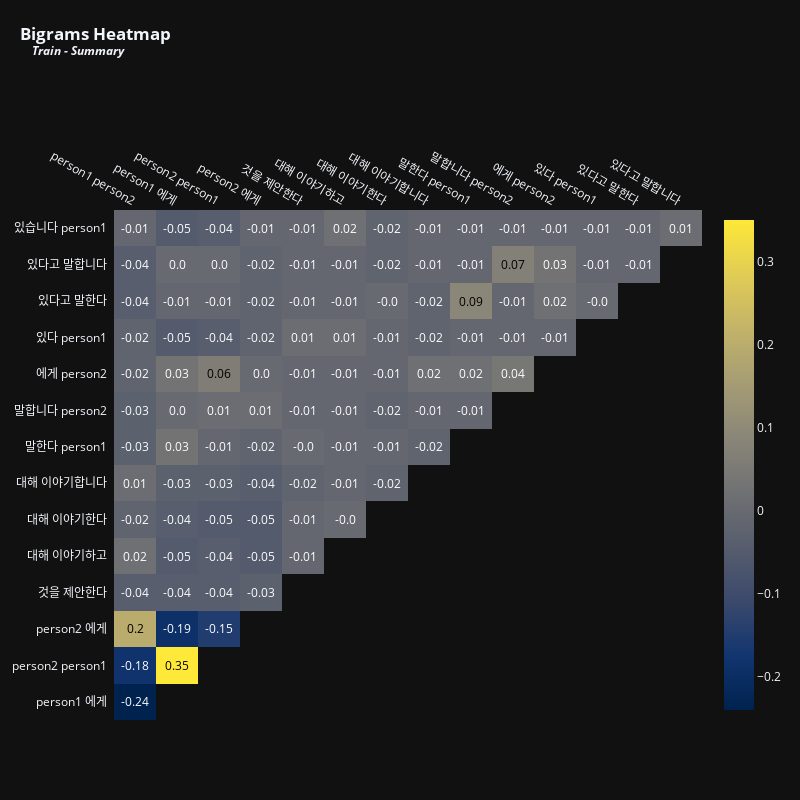

The notebook cell saved with this chart:
### Markdown cell above
다시 한번 말하지만, 상관관계는 그다지 강하지 않습니다. 그럼에도 불구하고 "있나요 Person1", "있습니다 person2"와 같이 함께 있으면 합리적으로 보이는 몇 가지 쌍을 볼 수 있습니다.

### Code cell
vectorizer = TfidfVectorizer(max_features = 15,ngram_range = (2,2)) # Top 15 terms
x = vectorizer.fit_transform(train['summary'].fillna(''))
df_tfidfvect = pd.DataFrame(x.toarray(), columns=vectorizer.get_feature_names_out())
plot_correlation(df_tfidfvect, 'Bigrams', 'Train - Summary', 800, 800, 12)

### Figure 1 — Plotly figure (JSON) as saved in the notebook; plotly's stock layout.template omitted (floating-point values rounded to 4 significant figures)
{"data": [{"colorscale": [[0, "#00224e"], [0.1111, "#123570"], [0.2222, "#3b496c"], [0.3333, "#575d6d"], [0.4444, "#707173"], [0.5556, "#8a8678"], [0.6667, "#a59c74"], [0.7778, "#c3b369"], [0.8889, "#e1cc55"], [1, "#fee838"]], "reversescale": false, "showscale": false, "type": "heatmap", "x": ["person1 person2", "person1 에게", "person2 person1", "person2 에게", "것을 제안한다", "대해 이야기하고", "대해 이야기한다", "대해 이야기합니다", "말한다 person1", "말합니다 person2", "에게 person2", "있다 person1", "있다고 말한다", "있다고 말합니다"], "y": ["있습니다 person1", "있다고 말합니다", "있다고 말한다", "있다 person1", "에게 person2", "말합니다 person2", "말한다 person1", "대해 이야기합니다", "대해 이야기한다", "대해 이야기하고", "것을 제안한다", "person2 에게", "person2 person1", "person1 에게"], "z": [[-0.01, -0.05, -0.04, -0.01, -0.01, 0.02, -0.02, -0.01, -0.01, -0.01, -0.01, -0.01, -0.01, 0.01], [-0.04, 0, 0, -0.02, -0.01, -0.01, -0.02, -0.01, -0.01, 0.07, 0.03, -0.01, -0.01], [-0.04, -0.01, -0.01, -0.02, -0.01, -0.01, 0, -0.02, 0.09, -0.01, 0.02, 0], [-0.02, -0.05, -0.04, -0.02, 0.01, 0.01, -0.01, -0.02, -0.01, -0.01, -0.01], [-0.02, 0.03, 0.06, 0, -0.01, -0.01, -0.01, 0.02, 0.02, 0.04], [-0.03, 0, 0.01, 0.01, -0.01, -0.01, -0.02, -0.01, -0.01], [-0.03, 0.03, -0.01, -0.02, 0, -0.01, -0.01, -0.02], [0.01, -0.03, -0.03, -0.04, -0.02, -0.01, -0.02], [-0.02, -0.04, -0.05, -0.05, -0.01, 0], [0.02, -0.05, -0.04, -0.05, -0.01], [-0.04, -0.04, -0.04, -0.03], [0.2, -0.19, -0.15], [-0.18, 0.35], [-0.24]]}, {"colorscale": [[0, "#00224e"], [0.1111, "#123570"], [0.2222, "#3b496c"], [0.3333, "#575d6d"], [0.4444, "#707173"], [0.5556, "#8a8678"], [0.6667, "#a59c74"], [0.7778, "#c3b369"], [0.8889, "#e1cc55"], [1, "#fee838"]], "showscale": true, "type": "heatmap", "visible": true, "z": [[-0.01, -0.05, -0.04, -0.01, -0.01, 0.02, -0.02, -0.01, -0.01, -0.01, -0.01, -0.01, -0.01, 0.01], [-0.04, 0, 0, -0.02, -0.01, -0.01, -0.02, -0.01, -0.01, 0.07, 0.03, -0.01, -0.01], [-0.04, -0.01, -0.01, -0.02, -0.01, -0.01, 0, -0.02, 0.09, -0.01, 0.02, 0], [-0.02, -0.05, -0.04, -0.02, 0.01, 0.01, -0.01, -0.02, -0.01, -0.01, -0.01], [-0.02, 0.03, 0.06, 0, -0.01, -0.01, -0.01, 0.02, 0.02, 0.04], [-0.03, 0, 0.01, 0.01, -0.01, -0.01, -0.02, -0.01, -0.01], [-0.03, 0.03, -0.01, -0.02, 0, -0.01, -0.01, -0.02], [0.01, -0.03, -0.03, -0.04, -0.02, -0.01, -0.02], [-0.02, -0.04, -0.05, -0.05, -0.01, 0], [0.02, -0.05, -0.04, -0.05, -0.01], [-0.04, -0.04, -0.04, -0.03], [0.2, -0.19, -0.15], [-0.18, 0.35], [-0.24]]}], "layout": {"annotations": [{"font": {"color": "#FFFFFF", "size": 12}, "showarrow": false, "text": "-0.01", "x": "person1 person2", "xref": "x", "y": "있습니다 person1", "yref": "y"}, {"font": {"color": "#FFFFFF", "size": 12}, "showarrow": false, "text": "-0.05", "x": "person1 에게", "xref": "x", "y": "있습니다 person1", "yref": "y"}, {"font": {"color": "#FFFFFF", "size": 12}, "showarrow": false, "text": "-0.04", "x": "person2 person1", "xref": "x", "y": "있습니다 person1", "yref": "y"}, {"font": {"color": "#FFFFFF", "size": 12}, "showarrow": false, "text": "-0.01", "x": "person2 에게", "xref": "x", "y": "있습니다 person1", "yref": "y"}, {"font": {"color": "#FFFFFF", "size": 12}, "showarrow": false, "text": "-0.01", "x": "것을 제안한다", "xref": "x", "y": "있습니다 person1", "yref": "y"}, {"font": {"color": "#FFFFFF", "size": 12}, "showarrow": false, "text": "0.02", "x": "대해 이야기하고", "xref": "x", "y": "있습니다 person1", "yref": "y"}, {"font": {"color": "#FFFFFF", "size": 12}, "showarrow": false, "text": "-0.02", "x": "대해 이야기한다", "xref": "x", "y": "있습니다 person1", "yref": "y"}, {"font": {"color": "#FFFFFF", "size": 12}, "showarrow": false, "text": "-0.01", "x": "대해 이야기합니다", "xref": "x", "y": "있습니다 person1", "yref": "y"}, {"font": {"color": "#FFFFFF", "size": 12}, "showarrow": false, "text": "-0.01", "x": "말한다 person1", "xref": "x", "y": "있습니다 person1", "yref": "y"}, {"font": {"color": "#FFFFFF", "size": 12}, "showarrow": false, "text": "-0.01", "x": "말합니다 person2", "xref": "x", "y": "있습니다 person1", "yref": "y"}, {"font": {"color": "#FFFFFF", "size": 12}, "showarrow": false, "text": "-0.01", "x": "에게 person2", "xref": "x", "y": "있습니다 person1", "yref": "y"}, {"font": {"color": "#FFFFFF", "size": 12}, "showarrow": false, "text": "-0.01", "x": "있다 person1", "xref": "x", "y": "있습니다 person1", "yref": "y"}, {"font": {"color": "#FFFFFF", "size": 12}, "showarrow": false, "text": "-0.01", "x": "있다고 말한다", "xref": "x", "y": "있습니다 person1", "yref": "y"}, {"font": {"color": "#FFFFFF", "size": 12}, "showarrow": false, "text": "0.01", "x": "있다고 말합니다", "xref": "x", "y": "있습니다 person1", "yref": "y"}, {"font": {"color": "#FFFFFF", "size": 12}, "showarrow": false, "text": "-0.04", "x": "person1 person2", "xref": "x", "y": "있다고 말합니다", "yref": "y"}, {"font": {"color": "#FFFFFF", "size": 12}, "showarrow": false, "text": "0.0", "x": "person1 에게", "xref": "x", "y": "있다고 말합니다", "yref": "y"}, {"font": {"color": "#FFFFFF", "size": 12}, "showarrow": false, "text": "0.0", "x": "person2 person1", "xref": "x", "y": "있다고 말합니다", "yref": "y"}, {"font": {"color": "#FFFFFF", "size": 12}, "showarrow": false, "text": "-0.02", "x": "person2 에게", "xref": "x", "y": "있다고 말합니다", "yref": "y"}, {"font": {"color": "#FFFFFF", "size": 12}, "showarrow": false, "text": "-0.01", "x": "것을 제안한다", "xref": "x", "y": "있다고 말합니다", "yref": "y"}, {"font": {"color": "#FFFFFF", "size": 12}, "showarrow": false, "text": "-0.01", "x": "대해 이야기하고", "xref": "x", "y": "있다고 말합니다", "yref": "y"}, {"font": {"color": "#FFFFFF", "size": 12}, "showarrow": false, "text": "-0.02", "x": "대해 이야기한다", "xref": "x", "y": "있다고 말합니다", "yref": "y"}, {"font": {"color": "#FFFFFF", "size": 12}, "showarrow": false, "text": "-0.01", "x": "대해 이야기합니다", "xref": "x", "y": "있다고 말합니다", "yref": "y"}, {"font": {"color": "#FFFFFF", "size": 12}, "showarrow": false, "text": "-0.01", "x": "말한다 person1", "xref": "x", "y": "있다고 말합니다", "yref": "y"}, {"font": {"color": "#000000", "size": 12}, "showarrow": false, "text": "0.07", "x": "말합니다 person2", "xref": "x", "y": "있다고 말합니다", "yref": "y"}, {"font": {"color": "#FFFFFF", "size": 12}, "showarrow": false, "text": "0.03", "x": "에게 person2", "xref": "x", "y": "있다고 말합니다", "yref": "y"}, {"font": {"color": "#FFFFFF", "size": 12}, "showarrow": false, "text": "-0.01", "x": "있다 person1", "xref": "x", "y": "있다고 말합니다", "yref": "y"}, {"font": {"color": "#FFFFFF", "size": 12}, "showarrow": false, "text": "-0.01", "x": "있다고 말한다", "xref": "x", "y": "있다고 말합니다", "yref": "y"}, {"font": {"color": "#FFFFFF", "size": 12}, "showarrow": false, "text": "-0.04", "x": "person1 person2", "xref": "x", "y": "있다고 말한다", "yref": "y"}, {"font": {"color": "#FFFFFF", "size": 12}, "showarrow": false, "text": "-0.01", "x": "person1 에게", "xref": "x", "y": "있다고 말한다", "yref": "y"}, {"font": {"color": "#FFFFFF", "size": 12}, "showarrow": false, "text": "-0.01", "x": "person2 person1", "xref": "x", "y": "있다고 말한다", "yref": "y"}, {"font": {"color": "#FFFFFF", "size": 12}, "showarrow": false, "text": "-0.02", "x": "person2 에게", "xref": "x", "y": "있다고 말한다", "yref": "y"}, {"font": {"color": "#FFFFFF", "size": 12}, "showarrow": false, "text": "-0.01", "x": "것을 제안한다", "xref": "x", "y": "있다고 말한다", "yref": "y"}, {"font": {"color": "#FFFFFF", "size": 12}, "showarrow": false, "text": "-0.01", "x": "대해 이야기하고", "xref": "x", "y": "있다고 말한다", "yref": "y"}, {"font": {"color": "#FFFFFF", "size": 12}, "showarrow": false, "text": "-0.0", "x": "대해 이야기한다", "xref": "x", "y": "있다고 말한다", "yref": "y"}, {"font": {"color": "#FFFFFF", "size": 12}, "showarrow": false, "text": "-0.02", "x": "대해 이야기합니다", "xref": "x", "y": "있다고 말한다", "yref": "y"}, {"font": {"color": "#000000", "size": 12}, "showarrow": false, "text": "0.09", "x": "말한다 person1", "xref": "x", "y": "있다고 말한다", "yref": "y"}, {"font": {"color": "#FFFFFF", "size": 12}, "showarrow": false, "text": "-0.01", "x": "말합니다 person2", "xref": "x", "y": "있다고 말한다", "yref": "y"}, {"font": {"color": "#FFFFFF", "size": 12}, "showarrow": false, "text": "0.02", "x": "에게 person2", "xref": "x", "y": "있다고 말한다", "yref": "y"}, {"font": {"color": "#FFFFFF", "size": 12}, "showarrow": false, "text": "-0.0", "x": "있다 person1", "xref": "x", "y": "있다고 말한다", "yref": "y"}, {"font": {"color": "#FFFFFF", "size": 12}, "showarrow": false, "text": "-0.02", "x": "person1 person2", "xref": "x", "y": "있다 person1", "yref": "y"}, {"font": {"color": "#FFFFFF", "size": 12}, "showarrow": false, "text": "-0.05", "x": "person1 에게", "xref": "x", "y": "있다 person1", "yref": "y"}, {"font": {"color": "#FFFFFF", "size": 12}, "showarrow": false, "text": "-0.04", "x": "person2 person1", "xref": "x", "y": "있다 person1", "yref": "y"}, {"font": {"color": "#FFFFFF", "size": 12}, "showarrow": false, "text": "-0.02", "x": "person2 에게", "xref": "x", "y": "있다 person1", "yref": "y"}, {"font": {"color": "#FFFFFF", "size": 12}, "showarrow": false, "text": "0.01", "x": "것을 제안한다", "xref": "x", "y": "있다 person1", "yref": "y"}, {"font": {"color": "#FFFFFF", "size": 12}, "showarrow": false, "text": "0.01", "x": "대해 이야기하고", "xref": "x", "y": "있다 person1", "yref": "y"}, {"font": {"color": "#FFFFFF", "size": 12}, "showarrow": false, "text": "-0.01", "x": "대해 이야기한다", "xref": "x", "y": "있다 person1", "yref": "y"}, {"font": {"color": "#FFFFFF", "size": 12}, "showarrow": false, "text": "-0.02", "x": "대해 이야기합니다", "xref": "x", "y": "있다 person1", "yref": "y"}, {"font": {"color": "#FFFFFF", "size": 12}, "showarrow": false, "text": "-0.01", "x": "말한다 person1", "xref": "x", "y": "있다 person1", "yref": "y"}, {"font": {"color": "#FFFFFF", "size": 12}, "showarrow": false, "text": "-0.01", "x": "말합니다 person2", "xref": "x", "y": "있다 person1", "yref": "y"}, {"font": {"color": "#FFFFFF", "size": 12}, "showarrow": false, "text": "-0.01", "x": "에게 person2", "xref": "x", "y": "있다 person1", "yref": "y"}, {"font": {"color": "#FFFFFF", "size": 12}, "showarrow": false, "text": "-0.02", "x": "person1 person2", "xref": "x", "y": "에게 person2", "yref": "y"}, {"font": {"color": "#FFFFFF", "size": 12}, "showarrow": false, "text": "0.03", "x": "person1 에게", "xref": "x", "y": "에게 person2", "yref": "y"}, {"font": {"color": "#000000", "size": 12}, "showarrow": false, "text": "0.06", "x": "person2 person1", "xref": "x", "y": "에게 person2", "yref": "y"}, {"font": {"color": "#FFFFFF", "size": 12}, "showarrow": false, "text": "0.0", "x": "person2 에게", "xref": "x", "y": "에게 person2", "yref": "y"}, {"font": {"color": "#FFFFFF", "size": 12}, "showarrow": false, "text": "-0.01", "x": "것을 제안한다", "xref": "x", "y": "에게 person2", "yref": "y"}, {"font": {"color": "#FFFFFF", "size": 12}, "showarrow": false, "text": "-0.01", "x": "대해 이야기하고", "xref": "x", "y": "에게 person2", "yref": "y"}, {"font": {"color": "#FFFFFF", "size": 12}, "showarrow": false, "text": "-0.01", "x": "대해 이야기한다", "xref": "x", "y": "에게 person2", "yref": "y"}, {"font": {"color": "#FFFFFF", "size": 12}, "showarrow": false, "text": "0.02", "x": "대해 이야기합니다", "xref": "x", "y": "에게 person2", "yref": "y"}, {"font": {"color": "#FFFFFF", "size": 12}, "showarrow": false, "text": "0.02", "x": "말한다 person1", "xref": "x", "y": "에게 person2", "yref": "y"}, {"font": {"color": "#FFFFFF", "size": 12}, "showarrow": false, "text": "0.04", "x": "말합니다 person2", "xref": "x", "y": "에게 person2", "yref": "y"}, {"font": {"color": "#FFFFFF", "size": 12}, "showarrow": false, "text": "-0.03", "x": "person1 person2", "xref": "x", "y": "말합니다 person2", "yref": "y"}, {"font": {"color": "#FFFFFF", "size": 12}, "showarrow": false, "text": "0.0", "x": "person1 에게", "xref": "x", "y": "말합니다 person2", "yref": "y"}, {"font": {"color": "#FFFFFF", "size": 12}, "showarrow": false, "text": "0.01", "x": "person2 person1", "xref": "x", "y": "말합니다 person2", "yref": "y"}, {"font": {"color": "#FFFFFF", "size": 12}, "showarrow": false, "text": "0.01", "x": "person2 에게", "xref": "x", "y": "말합니다 person2", "yref": "y"}, {"font": {"color": "#FFFFFF", "size": 12}, "showarrow": false, "text": "-0.01", "x": "것을 제안한다", "xref": "x", "y": "말합니다 person2", "yref": "y"}, {"font": {"color": "#FFFFFF", "size": 12}, "showarrow": false, "text": "-0.01", "x": "대해 이야기하고", "xref": "x", "y": "말합니다 person2", "yref": "y"}, {"font": {"color": "#FFFFFF", "size": 12}, "showarrow": false, "text": "-0.02", "x": "대해 이야기한다", "xref": "x", "y": "말합니다 person2", "yref": "y"}, {"font": {"color": "#FFFFFF", "size": 12}, "showarrow": false, "text": "-0.01", "x": "대해 이야기합니다", "xref": "x", "y": "말합니다 person2", "yref": "y"}, {"font": {"color": "#FFFFFF", "size": 12}, "showarrow": false, "text": "-0.01", "x": "말한다 person1", "xref": "x", "y": "말합니다 person2", "yref": "y"}, {"font": {"color": "#FFFFFF", "size": 12}, "showarrow": false, "text": "-0.03", "x": "person1 person2", "xref": "x", "y": "말한다 person1", "yref": "y"}, {"font": {"color": "#FFFFFF", "size": 12}, "showarrow": false, "text": "0.03", "x": "person1 에게", "xref": "x", "y": "말한다 person1", "yref": "y"}, {"font": {"color": "#FFFFFF", "size": 12}, "showarrow": false, "text": "-0.01", "x": "person2 person1", "xref": "x", "y": "말한다 person1", "yref": "y"}, {"font": {"color": "#FFFFFF", "size": 12}, "showarrow": false, "text": "-0.02", "x": "person2 에게", "xref": "x", "y": "말한다 person1", "yref": "y"}, {"font": {"color": "#FFFFFF", "size": 12}, "showarrow": false, "text": "-0.0", "x": "것을 제안한다", "xref": "x", "y": "말한다 person1", "yref": "y"}, {"font": {"color": "#FFFFFF", "size": 12}, "showarrow": false, "text": "-0.01", "x": "대해 이야기하고", "xref": "x", "y": "말한다 person1", "yref": "y"}, {"font": {"color": "#FFFFFF", "size": 12}, "showarrow": false, "text": "-0.01", "x": "대해 이야기한다", "xref": "x", "y": "말한다 person1", "yref": "y"}, {"font": {"color": "#FFFFFF", "size": 12}, "showarrow": false, "text": "-0.02", "x": "대해 이야기합니다", "xref": "x", "y": "말한다 person1", "yref": "y"}, {"font": {"color": "#FFFFFF", "size": 12}, "showarrow": false, "text": "0.01", "x": "person1 person2", "xref": "x", "y": "대해 이야기합니다", "yref": "y"}, {"font": {"color": "#FFFFFF", "size": 12}, "showarrow": false, "text": "-0.03", "x": "person1 에게", "xref": "x", "y": "대해 이야기합니다", "yref": "y"}, {"font": {"color": "#FFFFFF", "size": 12}, "showarrow": false, "text": "-0.03", "x": "person2 person1", "xref": "x", "y": "대해 이야기합니다", "yref": "y"}, {"font": {"color": "#FFFFFF", "size": 12}, "showarrow": false, "text": "-0.04", "x": "person2 에게", "xref": "x", "y": "대해 이야기합니다", "yref": "y"}, {"font": {"color": "#FFFFFF", "size": 12}, "showarrow": false, "text": "-0.02", "x": "것을 제안한다", "xref": "x", "y": "대해 이야기합니다", "yref": "y"}, {"font": {"color": "#FFFFFF", "size": 12}, "showarrow": false, "text": "-0.01", "x": "대해 이야기하고", "xref": "x", "y": "대해 이야기합니다", "yref": "y"}, {"font": {"color": "#FFFFFF", "size": 12}, "showarrow": false, "text": "-0.02", "x": "대해 이야기한다", "xref": "x", "y": "대해 이야기합니다", "yref": "y"}, {"font": {"color": "#FFFFFF", "size": 12}, "showarrow": false, "text": "-0.02", "x": "person1 person2", "xref": "x", "y": "대해 이야기한다", "yref": "y"}, {"font": {"color": "#FFFFFF", "size": 12}, "showarrow": false, "text": "-0.04", "x": "person1 에게", "xref": "x", "y": "대해 이야기한다", "yref": "y"}, {"font": {"color": "#FFFFFF", "size": 12}, "showarrow": false, "text": "-0.05", "x": "person2 person1", "xref": "x", "y": "대해 이야기한다", "yref": "y"}, {"font": {"color": "#FFFFFF", "size": 12}, "showarrow": false, "text": "-0.05", "x": "person2 에게", "xref": "x", "y": "대해 이야기한다", "yref": "y"}, {"font": {"color": "#FFFFFF", "size": 12}, "showarrow": false, "text": "-0.01", "x": "것을 제안한다", "xref": "x", "y": "대해 이야기한다", "yref": "y"}, {"font": {"color": "#FFFFFF", "size": 12}, "showarrow": false, "text": "-0.0", "x": "대해 이야기하고", "xref": "x", "y": "대해 이야기한다", "yref": "y"}, {"font": {"color": "#FFFFFF", "size": 12}, "showarrow": false, "text": "0.02", "x": "person1 person2", "xref": "x", "y": "대해 이야기하고", "yref": "y"}, {"font": {"color": "#FFFFFF", "size": 12}, "showarrow": false, "text": "-0.05", "x": "person1 에게", "xref": "x", "y": "대해 이야기하고", "yref": "y"}, {"font": {"color": "#FFFFFF", "size": 12}, "showarrow": false, "text": "-0.04", "x": "person2 person1", "xref": "x", "y": "대해 이야기하고", "yref": "y"}, {"font": {"color": "#FFFFFF", "size": 12}, "showarrow": false, "text": "-0.05", "x": "person2 에게", "xref": "x", "y": "대해 이야기하고", "yref": "y"}, {"font": {"color": "#FFFFFF", "size": 12}, "showarrow": false, "text": "-0.01", "x": "것을 제안한다", "xref": "x", "y": "대해 이야기하고", "yref": "y"}, {"font": {"color": "#FFFFFF", "size": 12}, "showarrow": false, "text": "-0.04", "x": "person1 person2", "xref": "x", "y": "것을 제안한다", "yref": "y"}, {"font": {"color": "#FFFFFF", "size": 12}, "showarrow": false, "text": "-0.04", "x": "person1 에게", "xref": "x", "y": "것을 제안한다", "yref": "y"}, {"font": {"color": "#FFFFFF", "size": 12}, "showarrow": false, "text": "-0.04", "x": "person2 person1", "xref": "x", "y": "것을 제안한다", "yref": "y"}, {"font": {"color": "#FFFFFF", "size": 12}, "showarrow": false, "text": "-0.03", "x": "person2 에게", "xref": "x", "y": "것을 제안한다", "yref": "y"}, {"font": {"color": "#000000", "size": 12}, "showarrow": false, "text": "0.2", "x": "person1 person2", "xref": "x", "y": "person2 에게", "yref": "y"}, {"font": {"color": "#FFFFFF", "size": 12}, "showarrow": false, "text": "-0.19", "x": "person1 에게", "xref": "x", "y": "person2 에게", "yref": "y"}, {"font": {"color": "#FFFFFF", "size": 12}, "showarrow": false, "text": "-0.15", "x": "person2 person1", "xref": "x", "y": "person2 에게", "yref": "y"}, {"font": {"color": "#FFFFFF", "size": 12}, "showarrow": false, "text": "-0.18", "x": "person1 person2", "xref": "x", "y": "person2 person1", "yref": "y"}, {"font": {"color": "#000000", "size": 12}, "showarrow": false, "text": "0.35", "x": "person1 에게", "xref": "x", "y": "person2 person1", "yref": "y"}, {"font": {"color": "#FFFFFF", "size": 12}, "showarrow": false, "text": "-0.24", "x": "person1 person2", "xref": "x", "y": "person1 에게", "yref": "y"}], "height": 800, "margin": {"l": 110, "t": 210}, "title": {"text": "<b>Bigrams Heatmap<br><sup>&nbsp;&nbsp;&nbsp;&nbsp;<i>Train - Summary</i></sup></b>", "x": 0.025, "xanchor": "left", "y": 0.95}, "width": 800, "xaxis": {"dtick": 1, "gridcolor": "rgb(0, 0, 0)", "showgrid": false, "side": "top", "ticks": ""}, "yaxis": {"autorange": "reversed", "dtick": 1, "showgrid": false, "ticks": "", "ticksuffix": "  "}}}
